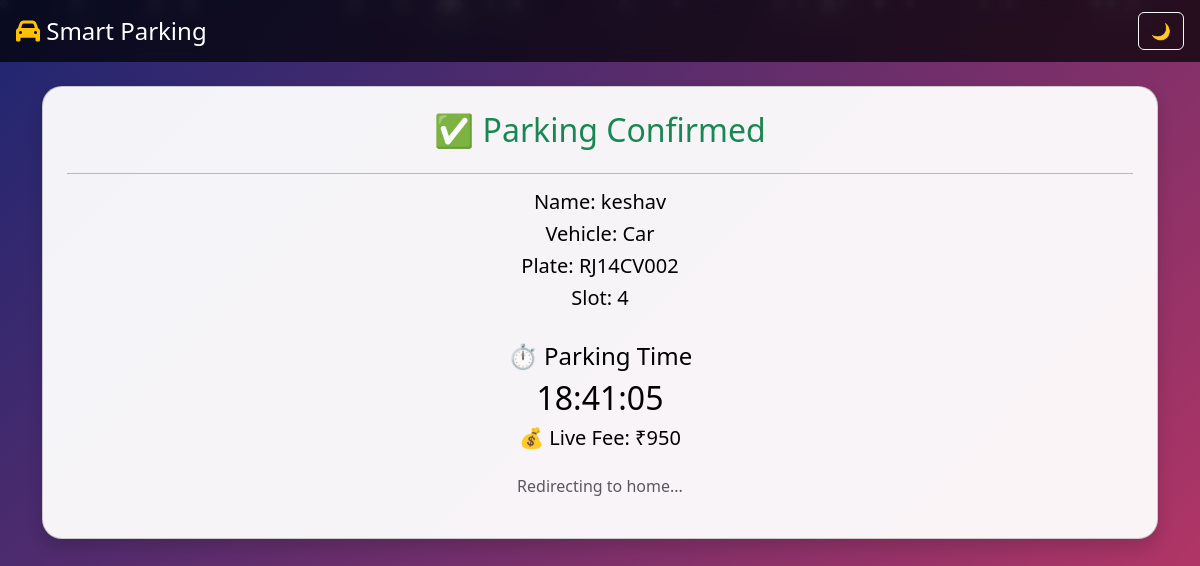
Page /dashboard/RJ14CV002 on the committed database.
### tables this page shows
CREATE TABLE users (
            id INTEGER PRIMARY KEY AUTOINCREMENT,
            name TEXT,
            vehicle TEXT,
            plate TEXT UNIQUE,
            slot INTEGER,
            entry_time TEXT,
            exit_time TEXT,
            fee INTEGER,
            status TEXT
        );

### main.py (the view)
@app.route('/dashboard/<string:plate>')
def dashboard(plate):
    conn = sqlite3.connect('parking.db')
    cur = conn.cursor()
    cur.execute("SELECT * FROM users WHERE plate=?", (plate,))
    user = cur.fetchone()
    conn.close()
    if not user:
        return "Invalid plate or user not found"
    entry_time = datetime.fromisoformat(user[5])
    now = datetime.now()
    duration = now - entry_time
    total_minutes = int(duration.total_seconds() / 60)
    hours = total_minutes // 60
    minutes = total_minutes % 60
    time_display = f"{hours}h {minutes}m"
    rate = 20 if user[2] == "bike" else 50
    fee = max(1, ceil(total_minutes / 60)) * rate
    entry_time_str = entry_time.isoformat()
    return render_template(
        'dashboard.html',
        user=user,
        duration=time_display,
        fee=fee,
        entry_time=entry_time_str
    )

### templates/dashboard.html (shortened to what this page needs)
{% extends 'base.html' %}
{% block content %}
<div class="card p-4 text-center shadow">
    <h2 class="text-success">✅ Parking Confirmed</h2>
    <hr>
    <h5>Name: {{ user[1] }}</h5>
    <h5>Vehicle: {{ user[2] }}</h5>
    <h5>Plate: {{ user[3] }}</h5>
    <h5>Slot: {{ user[4] }}</h5>
    <div class="mt-4">
        <h4>⏱️ Parking Time</h4>
        <h2 id="timer">00:00:00</h2>
        <h5>💰 Live Fee: ₹<span id="fee">0</span></h5>
    </div>
    <p class="mt-3 text-muted">Redirecting to home...</p>
</div>
{% endblock %}

### templates/base.html (style rules this page uses)
body { background: linear-gradient(135deg, #1d2671, #c33764); color: white; min-height: 100vh; overflow-x: hidden; }
.card { border-radius: 20px; background: rgba(255,255,255,0.95); color: black; backdrop-filter: blur(12px); transition: 0.3s; }

### rows in the picture
users: name "keshav", vehicle "Car", plate "RJ14CV002", slot "4"
